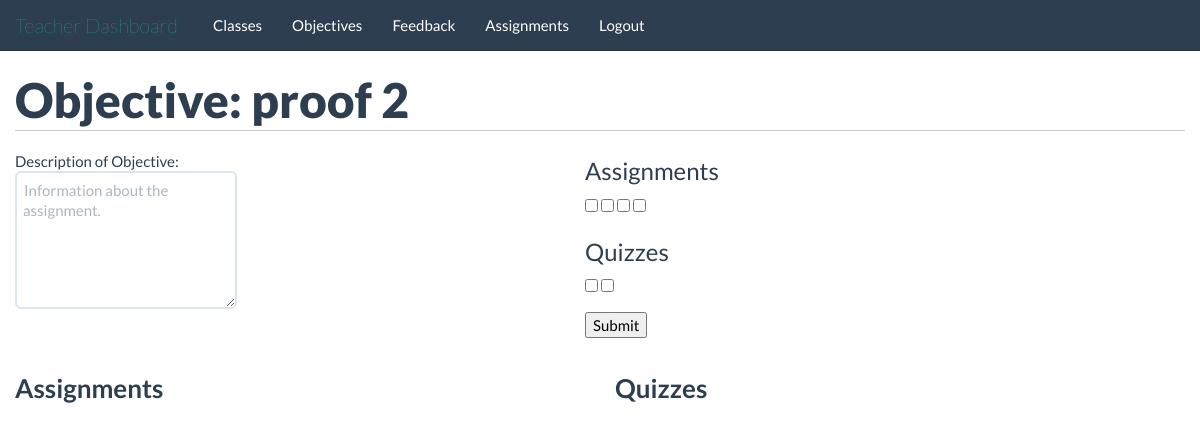
The app's page /teachers/objectives/4/ (signed in), older data.
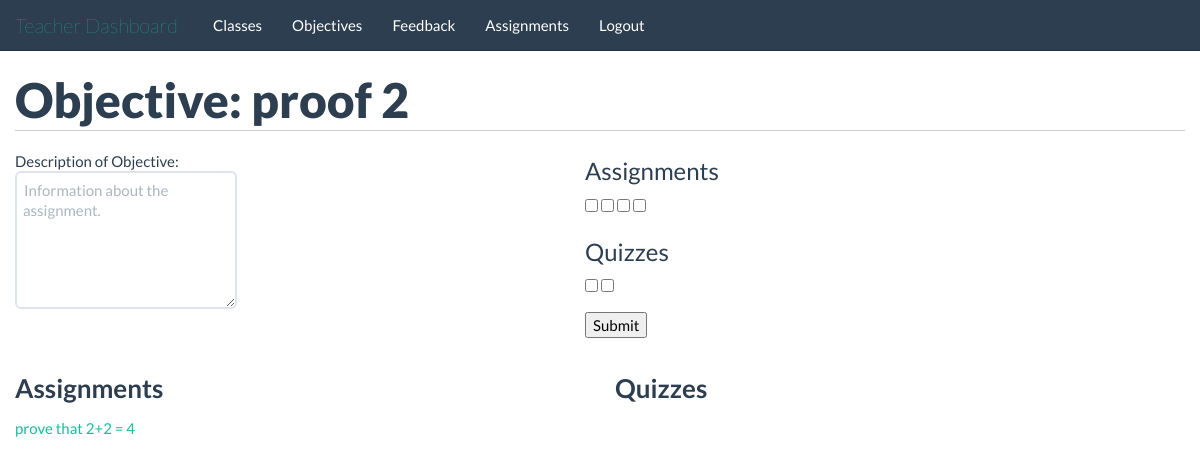
The same page, newer data.
### tables this page shows
CREATE TABLE assignments(
id INTEGER PRIMARY KEY,
class_id INTEGER,
gets_file INTEGER,
turn_in INTEGER,
name TEXT,
description BLOB,
due_date TEXT, topic_id INTEGER,
FOREIGN KEY(class_id) REFERENCES classes(id)
);

### application/teachers.py (the view)
@app.route('/teachers/objectives/<topic_id>/')
@validate_teacher
def topic_page(topic_id=None):
	topic_data = query_db("select name from topics where id=?", [topic_id], one=True)
	return render_template('/teachers/topic_page.html', assignments=get_topic_assign(topic_id), topic_name=str(topic_data[0]), quizzes=get_topic_quiz(topic_id))

### application/db_connect.py (called while the page is built)
def get_db():
    db = getattr(g, '_database', None)
    if db is None:
        db = g._database = sqlite3.connect(DATABASE)
    return db

@app.teardown_appcontext
def close_connection(exception):
    db = getattr(g, '_database', None)
    if db is not None:
        db.close()

def query_db(query, args=(), one=False):
    cursor = get_db().execute(query, args)
    returnval = cursor.fetchall()
    cursor.close()
    return (returnval[0] if returnval else None) if one else returnval

def validate_teacher(func):
	@wraps(func)
	def f(*args, **kwds):
		if not 'isTeacher' in session:
			return redirect("/")
		if session['isTeacher'] == 0:
			return redirect("/students/")
		return func(*args, **kwds)
	return f

def get_topic_assign(topic_id):
	assignment_data = query_db("select id, name, due_date from assignments where topic_id=?;", [topic_id])
	assignments = []
	for assignment in assignment_data:
		topic_assign_dict = {}
		topic_assign_dict['id'] = assignment[0]
		topic_assign_dict['name'] = str(assignment[1])
		topic_assign_dict['due_date'] = assignment[2]
		assignments.append(topic_assign_dict)
	return assignments

### application/templates/teachers/topic_page.html (shortened to what this page needs)
{% extends "/teachers/base_template.html" %}
	{% block body %}
		<div class="container">
			<div class="row">
				<div class="span12">
					<h1>Objective: {{topic_name}}</h1>
				</div>
			</div>
			<div class="row">
				<div class="span6"><span>Description of Objective: </span><br/><textarea name="description" rows="6" cols="100"
					placeholder="Information about the assignment." required></textarea></div>
					<form class="objective_measure" method="POST" action="/teachers/assignments/create/">
						<h4> Assignments </h4>
  					<input type="checkbox" name="objectives" value="assignment_1">
  					<input type="checkbox" name="objectives" value="assignment_2">
					 	<input type="checkbox" name="objectives" value="assignment_3">
						<input type="checkbox" name="objectives" value="assignment_4"> <br> <br>
						<h4> Quizzes </h4>
						<input type="checkbox" name="objectives" value="quiz_1">
						<input type="checkbox" name="objectives" value="quiz_4"> <br> <br>
  					<input type="submit" value="Submit">
					</form>
				<div class="span6">
					<h2>Assignments</h2>
					<ul>
						{% for assignment in assignments %}
							<li><a href="/teachers/assignments/{{assignment.id}}/">{{assignment.name}}</a></li>
						{% endfor %}
					</ul>
				</div>
				<div class="span6">
					<h2>Quizzes</h2>
				</div>
			</div>
		</div>
	{% endblock %}

Row changes from the older to the newer data that the page shows:
added assignments: name "prove that 2+2 = 4"
